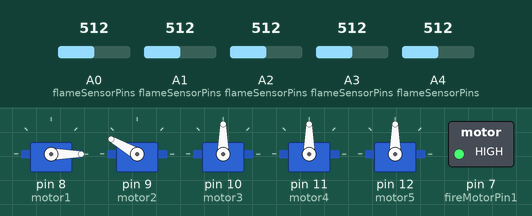
Simulated run of this sketch. Board: Arduino Uno, built with avr-gcc and run on an emulated ATmega328P. Shown: 5 × servo, switched loads named in the sketch (green lamp = pin HIGH). Dashed ring = blinking. The inputs (shaded band) are chosen by the test bench; at power-on: A0 (flameSensorPins) = 512, A2 (flameSensorPins) = 512, A3 (flameSensorPins) = 512, A1 (flameSensorPins) = 512, A4 (flameSensorPins) = 512.

Above: at 5.8 s.
5.9 s: A0 (flameSensorPins) set to 490
18.3 s: A2 (flameSensorPins) set to 490
At 21.4 s:
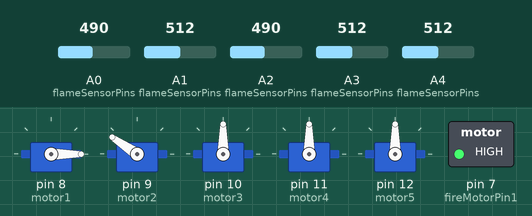
24.3 s: A3 (flameSensorPins) set to 490
At 36.6 s:
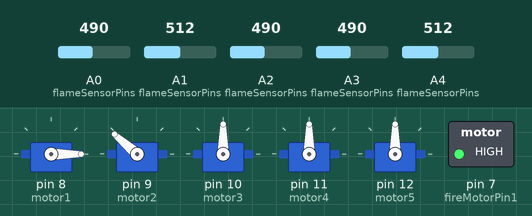
36.7 s: A1 (flameSensorPins) set to 490
At 38.9 s:
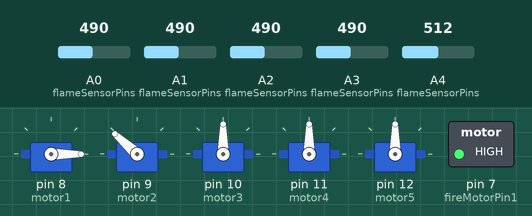
42.7 s: A4 (flameSensorPins) set to 493
At 46.7 s:
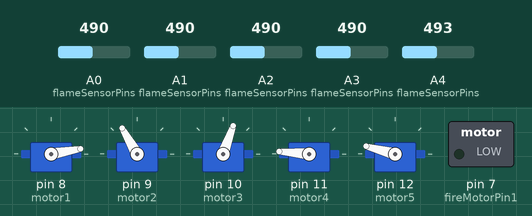
48.7 s: A4 (flameSensorPins) set to 510
At 49.5 s:
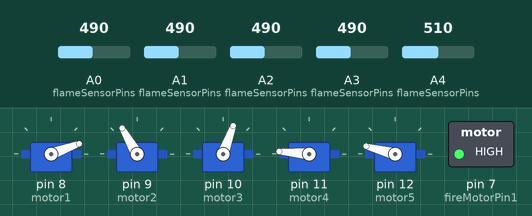
Timing chart, 0 to 62.3 s (numbered marks = the images above; inputs shaded):
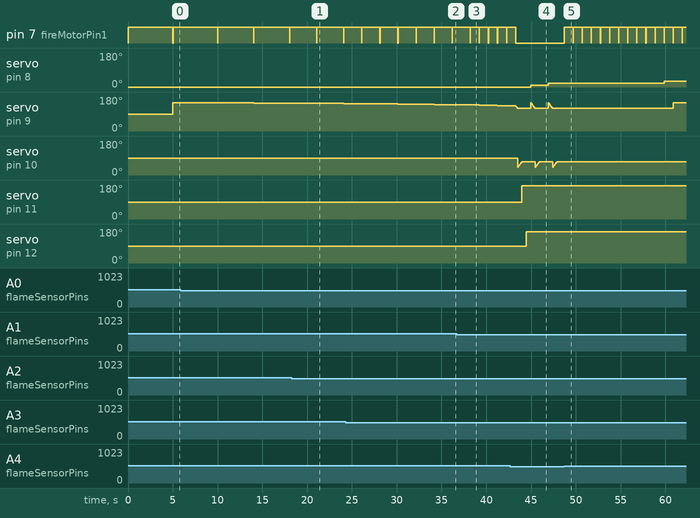

Measured:
- the behaviour switches between 501 and 500 on A4 (flameSensorPins) (found by bisection; images 3 and 4)
- after the input at 18.3 s, servo on pin 9 (motor2): 147° → 146° after 2.8 s instead of 3.8 s
- after the input at 24.3 s, pin 7 (fireMotorPin1): alternates HIGH for 2.0 s and LOW for 0.02 s, starting after 1.8 s
- after the input at 36.7 s, pin 7 (fireMotorPin1): alternates HIGH for 1.0 s and LOW for 0.02 s, starting after 2.5 s
- after the input at 42.7 s, pin 7 (fireMotorPin1): goes on until 43.3 s, then stays LOW; servo on pin 8 (motor1): 0° → 10° after 2.3 s, → 20° 2.0 s later
- after the input at 48.7 s, pin 7 (fireMotorPin1): alternates HIGH for 1.0 s and LOW for 0.02 s, starting at once; servo on pin 10 (motor3): stops changing and stays 70°
- by itself, pin 7 (fireMotorPin1): alternates HIGH for 4.0 s and LOW for 0.02 s

The sketch:

arm.ino
```cpp
#include <Servo.h>

Servo motor1;
Servo motor2;
Servo motor3;
Servo motor4;
Servo motor5;
#define NUM_FLAME_SENSORS 5

int flameSensorPins[NUM_FLAME_SENSORS] = {A0, A1, A2, A3, A4};
int flameThreshold = 500;
int fireMotorPin1 = 7;


int iterationCount = 0;

void setup() {
  motor1.attach(8);  // Connect motor1 to PWM pin 9
  motor2.attach(9); // Connect motor2 to PWM pin 10
  motor3.attach(10); // Connect motor3 to PWM pin 11
  motor4.attach(11); // Connect motor4 to PWM pin 12
  motor5.attach(12); // Connect motor5 to PWM pin 13

  pinMode(7, OUTPUT);
}

void loop() {
  digitalWrite(7,HIGH);
  // Control motor1 in the range of 0 to 180 degrees
  for (int pos = 0; pos <= 180; pos+=10) {
    motor1.write(pos);
    delay(15); // Adjust the delay for desired speed
    for (int i = 0; i < NUM_FLAME_SENSORS; i++) {
      if (detectFlame(flameSensorPins[i])) {
        extinguishFire();
      }
    } // Adjust the delay for desired speed


      // Control motor2 in the range of 60 to 120 degrees
      for (int i = 150; i >= 120; i--) {
        motor2.write(i);
        delay(15);
        for (int i = 0; i < NUM_FLAME_SENSORS; i++) {
      if (detectFlame(flameSensorPins[i])) {
        extinguishFire();
      }
      }
      }

      // Control motor3 in the range of 0 to 70 degrees
      for (int i = 40; i <= 70; i++) {
        motor3.write(i);
        delay(15);
        for (int i = 0; i < NUM_FLAME_SENSORS; i++) {
      if (detectFlame(flameSensorPins[i])) {
        extinguishFire();
      }
    }
      }

      // Control motor4 in the range of 180 to 135 degrees
      for (int i = 180; i >= 150; i--) {
        motor4.write(175);
        delay(15);
        for (int i = 0; i < NUM_FLAME_SENSORS; i++) {
      if (detectFlame(flameSensorPins[i])) {
        extinguishFire();
      }
    }
      }

      // Control motor5 in the range of 180 to 150 degrees
      for (int i = 180; i >= 150; i--) {
        motor5.write(165);
        delay(15);
        for (int i = 0; i < NUM_FLAME_SENSORS; i++) {
      if (detectFlame(flameSensorPins[i])) {
        extinguishFire();
      }
    }
      }
    }


  // Reset positions of all motors
 //ait for 1 second before repeating the sequence

}

 bool detectFlame(int pin) {
  int flameValue = analogRead(pin);
  return (flameValue > flameThreshold);
}

void extinguishFire() {
  digitalWrite(fireMotorPin1, HIGH);

  delay(1000);
  digitalWrite(fireMotorPin1, LOW);


}
```
